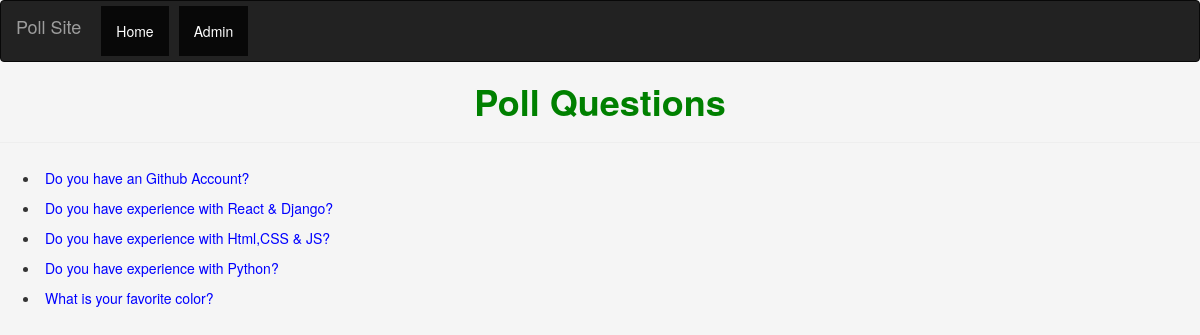
The page / on the database its author committed.
### polls/models.py (models this page shows, shortened)
class Question(models.Model):
    question_text = models.CharField(max_length=500)
    published_date = models.DateTimeField('Date Published')
    def was_published_recently(self):
        now = timezone.now()
        return now - datetime.timedelta(days=1) <= self.published_date <= now
    was_published_recently.admin_order_field = 'published_date'
    was_published_recently.boolean = True
    was_published_recently.short_description = 'Published recently?'

### polls/views.py (the view)
# urls.py: path('', views.IndexView.as_view(), name='index'),
class IndexView(generic.ListView):
    template_name = 'polls/index.html'
    context_object_name = 'latest_question_list'
    def get_queryset(self):
        return Question.objects.filter(
            published_date__lte=timezone.now()
        ).order_by('-published_date')[:5]

### polls/templates/polls/index.html (shortened to what this page needs)
{% load static %}
<!DOCTYPE html>
<html lang="en">
<head>
    <link rel="stylesheet" href="https://maxcdn.bootstrapcdn.com/bootstrap/3.4.1/css/bootstrap.min.css">
    <link rel="stylesheet" type="text/css" href="{% static 'polls/css/style0.css' %}" >
</head>
<body>
<nav class="navbar navbar-inverse">
  <div class="container-fluid">
    <div class="navbar-header">
      <a class="navbar-brand" href="/">Poll Site</a>
    </div>
    <ul class="nav navbar-nav">
      <li class="active"><a href="/">Home</a></li>
      <li class="active"><a href="admin/">Admin</a></li>
    </ul>
  </div>
</nav>
<h1>Poll Questions</h1>
<hr/>
{% if latest_question_list %}
    <ul>
    {% for question in latest_question_list %}
        <li><a href="{% url 'polls:detail' question.id %}">{{ question.question_text }}</a></li>
    {% endfor %}
    </ul>
{% else %}
    <p>No polls are available.</p>
{% endif %}
</body>
</html>

### polls/static/polls/css/style0.css (style rules this page uses)
h1 { text-align: center; font-weight: bold; color: green; }
body { background-color: whitesmoke; }
li { padding: 5px; }
a:link { color:blue; }

### rows shown on the page
Question: question_text "Do you have an Github Account?"
Question: question_text "Do you have experience with React & Django?"
Question: question_text "Do you have experience with Html,CSS & JS?"
Question: question_text "Do you have experience with Python?"
Question: question_text "What is your favorite color?"
